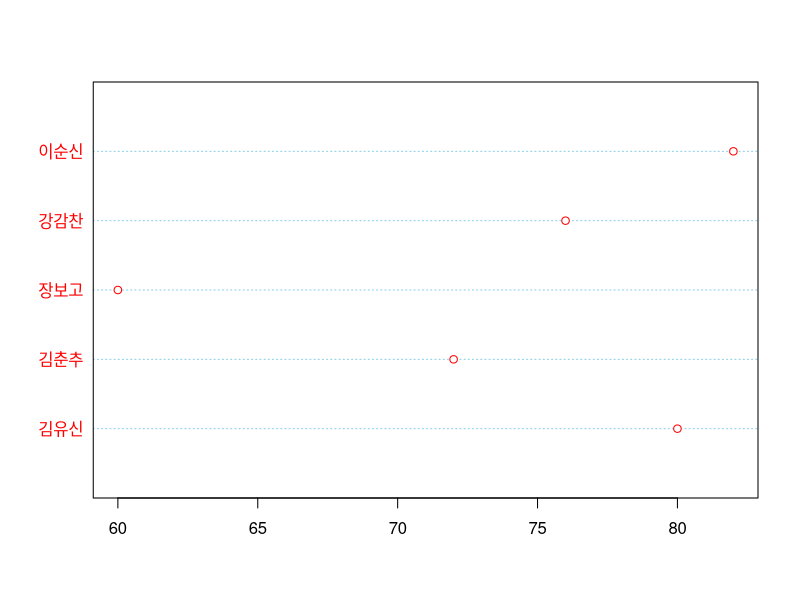

The R source for this figure: (Note: this script raises an error after producing the figure.)
# 날짜 : 2021/06/29 
# 이름 : 김동현
# 내용 : CH05. data 시각화 - 점차트 / P146

score <- c(80, 72, 60, 76, 82)
names(score) <- c('김유신','김춘추','장보고','강감찬','이순신')

dotchart(score, color = 'red', lcolor = 'skyblue')
 
# 교재 p146 실습 - 점 차트 사용하기 

par(mfrow = c(1,1))
dotchart(chart_data, color = c("blue","red"),
         lcolor = "black", pch = 1:2,
         labels = names(chart_data),
         xlab = '매출액',
         main = '분기별 판매현황 : 점차트 시각화',
         cex = 1.2)
